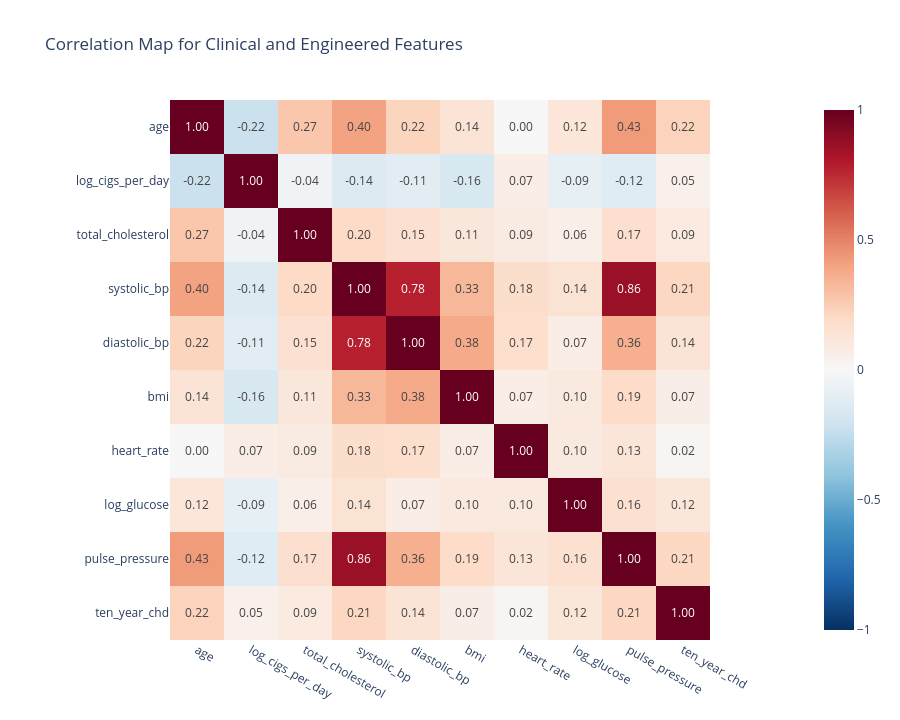

Notebook code cell kept with this figure:
### Markdown cell above
CHD risk rises sharply with age: the 60+ group has a substantially higher event rate than patients under 40. Blood pressure also shows a clinically useful gradient, with Stage 2 systolic BP carrying higher observed risk than normal BP; smoking intensity adds another behavioral signal, especially for heavier smoking segments.

### Code cell
correlation_features = [
    "age",
    "log_cigs_per_day",
    "total_cholesterol",
    "systolic_bp",
    "diastolic_bp",
    "bmi",
    "heart_rate",
    "log_glucose",
    "pulse_pressure",
    "ten_year_chd",
]

corr = df[correlation_features].corr(numeric_only=True)

fig = px.imshow(
    corr,
    text_auto=".2f",
    color_continuous_scale="RdBu_r",
    zmin=-1,
    zmax=1,
    title="Correlation Map for Clinical and Engineered Features",
)
fig.update_layout(template="plotly_white", height=720)
fig.write_html(CHART_DIR / "interactive_clinical_feature_correlation_heatmap.html")
fig.show()

### Figure 1 — Plotly figure (JSON) as saved in the notebook; plotly's stock layout.template omitted (floating-point values rounded to 4 significant figures)
{"data": [{"coloraxis": "coloraxis", "hovertemplate": "x: %{x}<br>y: %{y}<br>color: %{z}<extra></extra>", "name": "0", "texttemplate": "%{z:.2f}", "type": "heatmap", "x": ["age", "log_cigs_per_day", "total_cholesterol", "systolic_bp", "diastolic_bp", "bmi", "heart_rate", "log_glucose", "pulse_pressure", "ten_year_chd"], "xaxis": "x", "y": ["age", "log_cigs_per_day", "total_cholesterol", "systolic_bp", "diastolic_bp", "bmi", "heart_rate", "log_glucose", "pulse_pressure", "ten_year_chd"], "yaxis": "y", "z": [[1.0, -0.2201, 0.274, 0.4048, 0.2219, 0.1382, -0.002596, 0.1238, 0.4263, 0.2249], [-0.2201, 1.0, -0.04043, -0.1394, -0.1102, -0.1575, 0.07063, -0.08726, -0.1195, 0.05202], [0.274, -0.04043, 1.0, 0.1992, 0.155, 0.1143, 0.08746, 0.0608, 0.1727, 0.09431], [0.4048, -0.1394, 0.1992, 1.0, 0.7819, 0.3339, 0.1783, 0.1441, 0.8645, 0.2127], [0.2219, -0.1102, 0.155, 0.7819, 1.0, 0.3805, 0.1749, 0.07039, 0.3626, 0.136], [0.1382, -0.1575, 0.1143, 0.3339, 0.3805, 1.0, 0.06965, 0.1007, 0.1917, 0.06695], [-0.002596, 0.07063, 0.08746, 0.1783, 0.1749, 0.06965, 1.0, 0.1032, 0.1255, 0.02024], [0.1238, -0.08726, 0.0608, 0.1441, 0.07039, 0.1007, 0.1032, 1.0, 0.1585, 0.1204], [0.4263, -0.1195, 0.1727, 0.8645, 0.3626, 0.1917, 0.1255, 0.1585, 1.0, 0.2083], [0.2249, 0.05202, 0.09431, 0.2127, 0.136, 0.06695, 0.02024, 0.1204, 0.2083, 1.0]]}], "layout": {"coloraxis": {"cmax": 1, "cmin": -1, "colorscale": [[0.0, "rgb(5,48,97)"], [0.1, "rgb(33,102,172)"], [0.2, "rgb(67,147,195)"], [0.3, "rgb(146,197,222)"], [0.4, "rgb(209,229,240)"], [0.5, "rgb(247,247,247)"], [0.6, "rgb(253,219,199)"], [0.7, "rgb(244,165,130)"], [0.8, "rgb(214,96,77)"], [0.9, "rgb(178,24,43)"], [1.0, "rgb(103,0,31)"]]}, "height": 720, "title": {"text": "Correlation Map for Clinical and Engineered Features"}, "xaxis": {"anchor": "y", "constrain": "domain", "domain": [0.0, 1.0], "scaleanchor": "y"}, "yaxis": {"anchor": "x", "autorange": "reversed", "constrain": "domain", "domain": [0.0, 1.0]}}}
